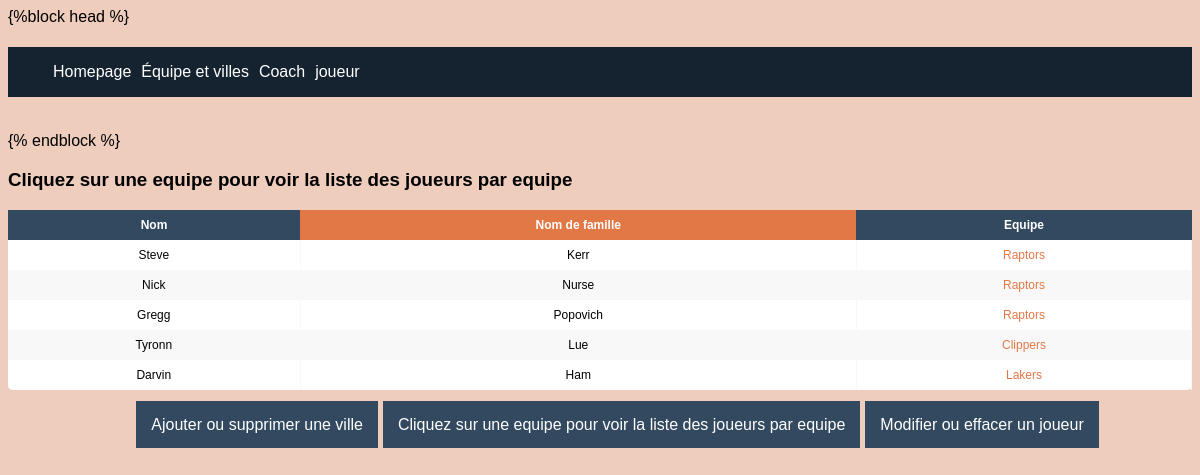
The app's page /view/coach-list.php with its own data.
### tables this page shows
CREATE TABLE IF NOT EXISTS `coach` (
  `coach_id` int(11) NOT NULL AUTO_INCREMENT,
  `nom` varchar(45) DEFAULT NULL,
  `nom_famille` varchar(45) DEFAULT NULL,
  `Equipe_idEquipe` int(11) NOT NULL,
  PRIMARY KEY (`coach_id`),
  KEY `fk_Coach_Equipe1_idx` (`Equipe_idEquipe`)
);

CREATE TABLE IF NOT EXISTS `equipe` (
  `idEquipe` int(11) NOT NULL AUTO_INCREMENT,
  `nom_Equipe` varchar(45) DEFAULT NULL,
  `ville_idville` int(11) NOT NULL,
  PRIMARY KEY (`idEquipe`),
  KEY `fk_Equipe_ville1_idx` (`ville_idville`)
);

### class/Crud.php (called while the page is built, shortened)
<?php
class Crud extends PDO{
        public function selectCoach($table, $table2,$champOrdre = null, $ordre = null){
            if($champOrdre == null){
                $sql= "SELECT coach.nom, coach.nom_famille,equipe.nom_Equipe,equipe.idEquipe
                FROM coach
                JOIN equipe ON equipe.idEquipe = coach.Equipe_idEquipe";
            }else{
                $sql = "SELECT coach.nom, coach.nom_famille,equipe.nom_Equipe
                FROM coach
                JOIN equipe ON equipe.idEquipe = coach.Equipe_idEquipe ORDER BY $champOrdre $ordre";
            }
            $query = $this->query($sql);
            return $query->fetchAll();
        }
}

### view/coach-list.php (the view)
<?php
 include("../templates/header.php");
require_once "../class/Crud.php";
$crud = new Crud;
$select = $crud->selectCoach("coach","equipe");
?>
<div class="table_wrapper">
<table class = "fl-table">
<h3> Cliquez sur une equipe  pour voir la liste des joueurs par equipe </h3>
    <thead>
        <tr>
            <th>Nom</th>
            <th>Nom de famille</th>
            <th>Equipe</th>
        </tr>
    </thead>
    <tbody>
<?php
    foreach($select as $row){
?>
        <tr>
            <td><?php echo $row["nom"]; ?></td>
            <td><?php echo $row["nom_famille"]; ?></td>
            <td><a href="joueur-par-equipe.php?idEquipe=<?php echo $row["idEquipe"];?>"><?php echo $row["nom_Equipe"]; ?></a></td>
        </tr>
<?php
    }
?>
    </tbody>
</table>
</div>
<?php include("../templates/footer.php"); ?>
</body>
</html>

### templates/header.php (shortened to what this page needs)
<!DOCTYPE html>
<html lang="en">
<head>
    <link rel="stylesheet" href="./css/style.css">
    <link rel="stylesheet" href="../css/style.css">
</head>
<body>
<nav class="navbar" >
<ul>
  <li><a href="../index.php">Homepage</a></li>
  <li><a href="view/team-list.php">Équipe et villes</a></li>
  <li><a href="view/coach-list.php">Coach</a></li>
  <li><a href="view/joueur-list.php">joueur</a></li>
</ul>
</nav>
{% endblock %}

### templates/footer.php (shortened to what this page needs)
<div class="footer_menu">
<ul>
  <li><a href="./team-list.php"> Ajouter ou supprimer une ville</a></li>
  <li><a href="./coach-list.php">Cliquez sur une equipe  pour voir la liste des joueurs par equipe</a></li>
  <li><a href="./joueur-list.php">Modifier ou effacer un joueur </a></li>
</ul>
</div>
</body>
</html>

### css/style.css (style rules this page uses)
* { box-sizing: border-box; -webkit-box-sizing: border-box; -moz-box-sizing: border-box; }
body { font-family: Helvetica; -webkit-font-smoothing: antialiased; background: rgb(238, 205, 189); }
ul { display: flex; list-style-type: none; justify-content: center; flex-direction: row; }
ul a { text-decoration: none; }
.navbar { display: flex; align-items: center; background: #152230; margin-bottom: 35px; }
.navbar a { color: white ; padding: 5px; }
.footer_menu { padding: 10px; }
.footer_menu a { padding: 15px; color: white ; background: #324960; margin-right: 5px; transition: cubic-bezier(0.075, 0.82, 0.165, 1); }
.fl-table { border-radius: 5px; font-size: 12px; font-weight: normal; border: none; border-collapse: collapse; width: 100%; max-width: 100%; white-space: nowrap; background-color: white; }
.fl-table a { color: rgb(227, 120, 71); text-decoration: none; font-weight: 400; }
.fl-table td, .fl-table th { text-align: center; padding: 8px; }
.fl-table td { border-right: 1px solid #f8f8f8; font-size: 12px; }
.fl-table thead th { color: #ffffff; background: rgb(227, 120, 71); }
.fl-table thead th:nth-child(odd) { color: #ffffff; background: #324960; }
.fl-table tr:nth-child(even) { background: #F8F8F8; }

### records on screen
coach: nom "Steve", nom_famille "Kerr", Equipe_idEquipe.nom_Equipe "Raptors"
coach: nom "Nick", nom_famille "Nurse", Equipe_idEquipe.nom_Equipe "Raptors"
coach: nom "Gregg", nom_famille "Popovich", Equipe_idEquipe.nom_Equipe "Raptors"
coach: nom "Tyronn", nom_famille "Lue", Equipe_idEquipe.nom_Equipe "Clippers"
coach: nom "Darvin", nom_famille "Ham", Equipe_idEquipe.nom_Equipe "Lakers"
